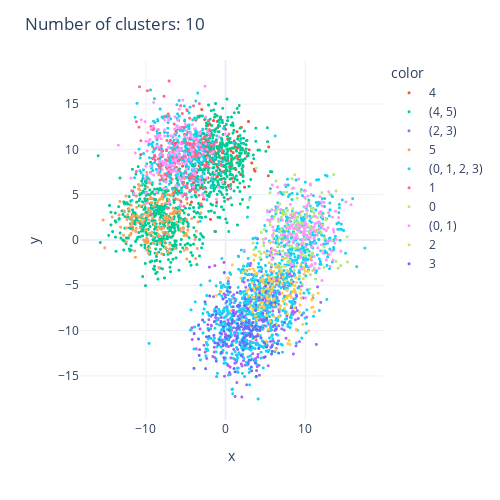

Notebook code cell kept with this figure:
### Code cell
plot_cluster(data, graph)

### Figure 1 — Plotly figure (JSON) as saved in the notebook; plotly's stock layout.template omitted (floating-point values rounded to 4 significant figures; data arrays with more than 128 entries replaced by an {"elided": "..."} marker saying what was removed)
{"data": [{"hovertemplate": "color=4<br>x=%{x}<br>y=%{y}<extra></extra>", "legendgroup": "4", "marker": {"color": "#EF553B", "size": 3, "symbol": "circle"}, "mode": "markers", "name": "4", "showlegend": true, "type": "scattergl", "x": {"elided": "146 float values"}, "xaxis": "x", "y": {"elided": "146 float values"}, "yaxis": "y"}, {"hovertemplate": "color=(4, 5)<br>x=%{x}<br>y=%{y}<extra></extra>", "legendgroup": "(4, 5)", "marker": {"color": "#00cc96", "size": 3, "symbol": "circle"}, "mode": "markers", "name": "(4, 5)", "showlegend": true, "type": "scattergl", "x": {"elided": "991 float values"}, "xaxis": "x", "y": {"elided": "991 float values"}, "yaxis": "y"}, {"hovertemplate": "color=(2, 3)<br>x=%{x}<br>y=%{y}<extra></extra>", "legendgroup": "(2, 3)", "marker": {"color": "#ab63fa", "size": 3, "symbol": "circle"}, "mode": "markers", "name": "(2, 3)", "showlegend": true, "type": "scattergl", "x": {"elided": "360 float values"}, "xaxis": "x", "y": {"elided": "360 float values"}, "yaxis": "y"}, {"hovertemplate": "color=5<br>x=%{x}<br>y=%{y}<extra></extra>", "legendgroup": "5", "marker": {"color": "#FFA15A", "size": 3, "symbol": "circle"}, "mode": "markers", "name": "5", "showlegend": true, "type": "scattergl", "x": {"elided": "173 float values"}, "xaxis": "x", "y": {"elided": "173 float values"}, "yaxis": "y"}, {"hovertemplate": "color=(0, 1, 2, 3)<br>x=%{x}<br>y=%{y}<extra></extra>", "legendgroup": "(0, 1, 2, 3)", "marker": {"color": "#19d3f3", "size": 3, "symbol": "circle"}, "mode": "markers", "name": "(0, 1, 2, 3)", "showlegend": true, "type": "scattergl", "x": {"elided": "1273 float values"}, "xaxis": "x", "y": {"elided": "1273 float values"}, "yaxis": "y"}, {"hovertemplate": "color=1<br>x=%{x}<br>y=%{y}<extra></extra>", "legendgroup": "1", "marker": {"color": "#FF6692", "size": 3, "symbol": "circle"}, "mode": "markers", "name": "1", "showlegend": true, "type": "scattergl", "x": {"elided": "169 float values"}, "xaxis": "x", "y": {"elided": "169 float values"}, "yaxis": "y"}, {"hovertemplate": "color=0<br>x=%{x}<br>y=%{y}<extra></extra>", "legendgroup": "0", "marker": {"color": "#B6E880", "size": 3, "symbol": "circle"}, "mode": "markers", "name": "0", "showlegend": true, "type": "scattergl", "x": {"elided": "186 float values"}, "xaxis": "x", "y": {"elided": "186 float values"}, "yaxis": "y"}, {"hovertemplate": "color=(0, 1)<br>x=%{x}<br>y=%{y}<extra></extra>", "legendgroup": "(0, 1)", "marker": {"color": "#FF97FF", "size": 3, "symbol": "circle"}, "mode": "markers", "name": "(0, 1)", "showlegend": true, "type": "scattergl", "x": {"elided": "350 float values"}, "xaxis": "x", "y": {"elided": "350 float values"}, "yaxis": "y"}, {"hovertemplate": "color=2<br>x=%{x}<br>y=%{y}<extra></extra>", "legendgroup": "2", "marker": {"color": "#FECB52", "size": 3, "symbol": "circle"}, "mode": "markers", "name": "2", "showlegend": true, "type": "scattergl", "x": {"elided": "169 float values"}, "xaxis": "x", "y": {"elided": "169 float values"}, "yaxis": "y"}, {"hovertemplate": "color=3<br>x=%{x}<br>y=%{y}<extra></extra>", "legendgroup": "3", "marker": {"color": "#636efa", "size": 3, "symbol": "circle"}, "mode": "markers", "name": "3", "showlegend": true, "type": "scattergl", "x": {"elided": "153 float values"}, "xaxis": "x", "y": {"elided": "153 float values"}, "yaxis": "y"}], "layout": {"height": 500, "legend": {"title": {"text": "color"}, "tracegroupgap": 0}, "margin": {"t": 60}, "title": {"text": "Number of clusters: 10"}, "width": 500, "xaxis": {"anchor": "y", "domain": [0, 1], "title": {"text": "x"}}, "yaxis": {"anchor": "x", "domain": [0, 1], "title": {"text": "y"}}}}
